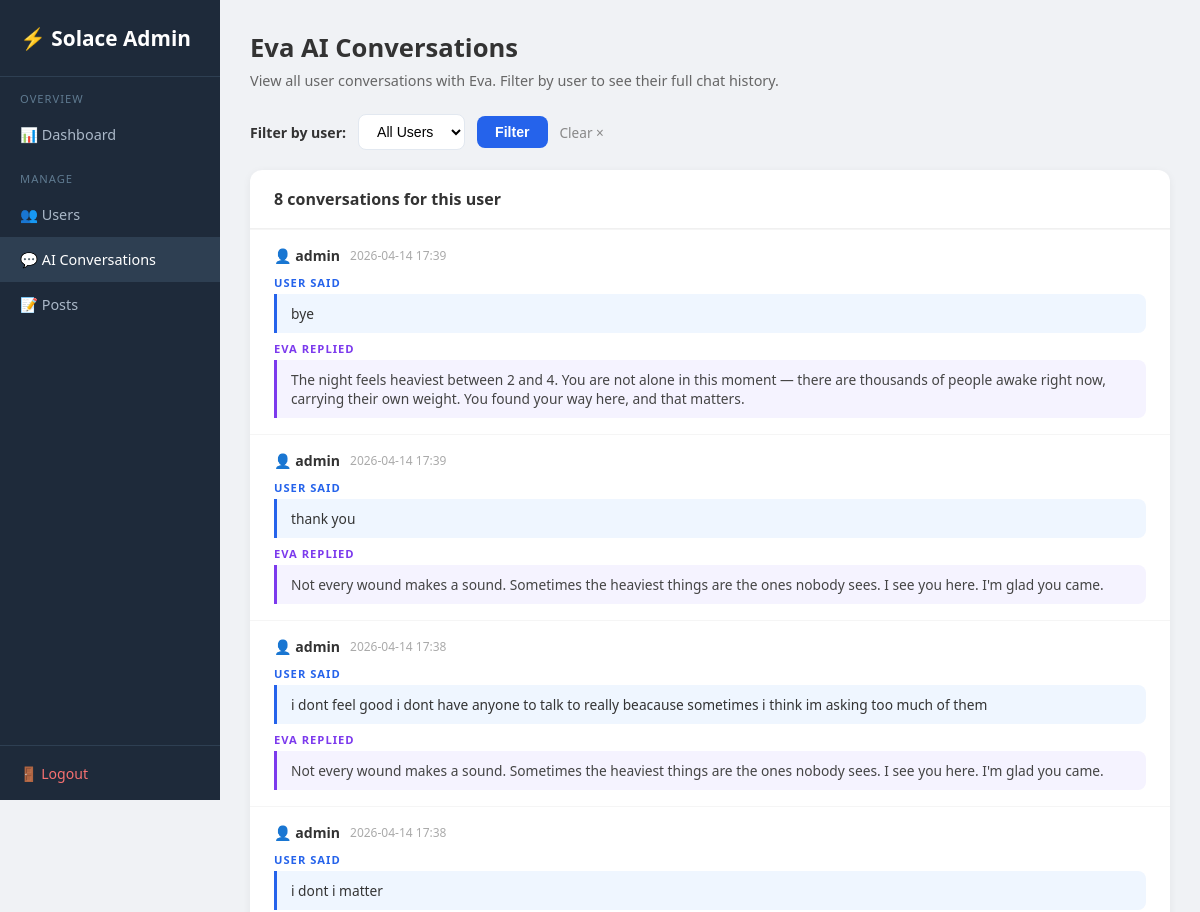
Page /admin/chats?user_id=1 (signed in, upper part) on the earlier database version.
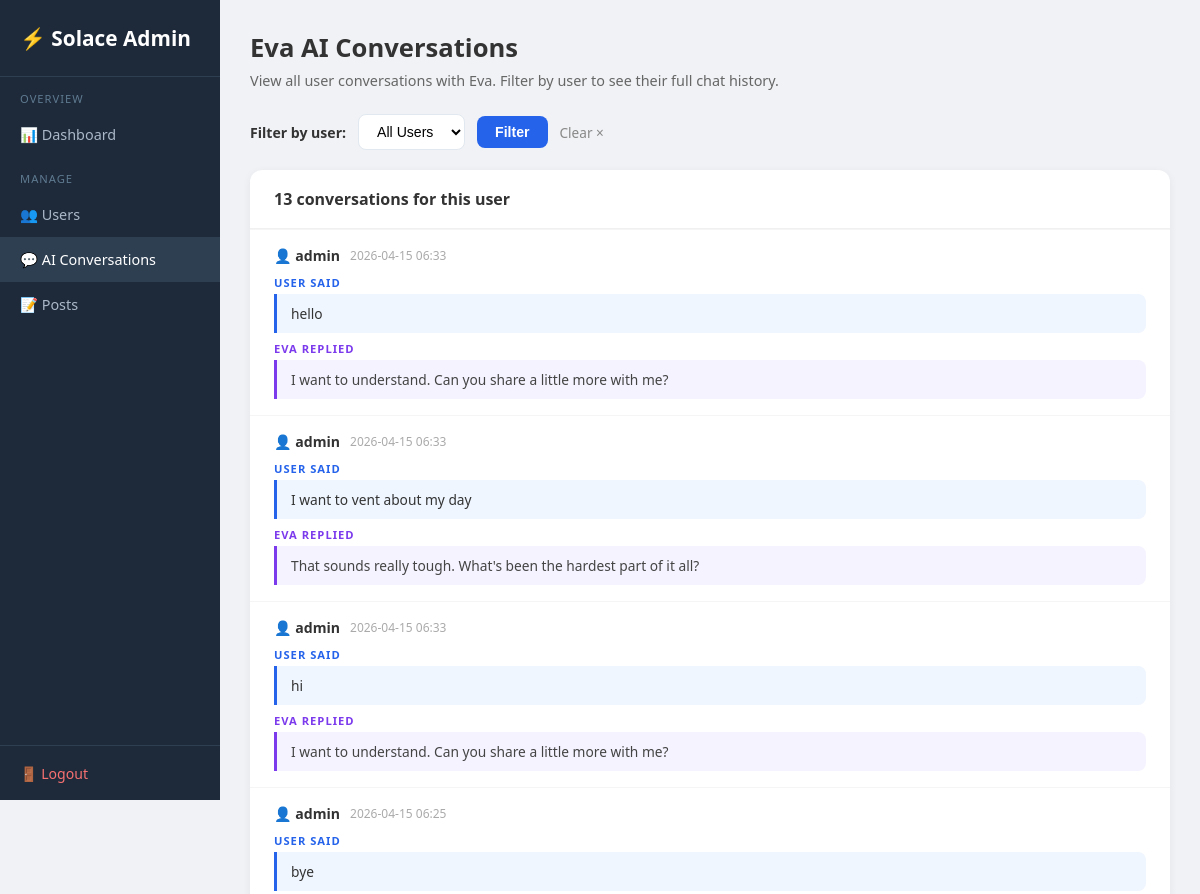
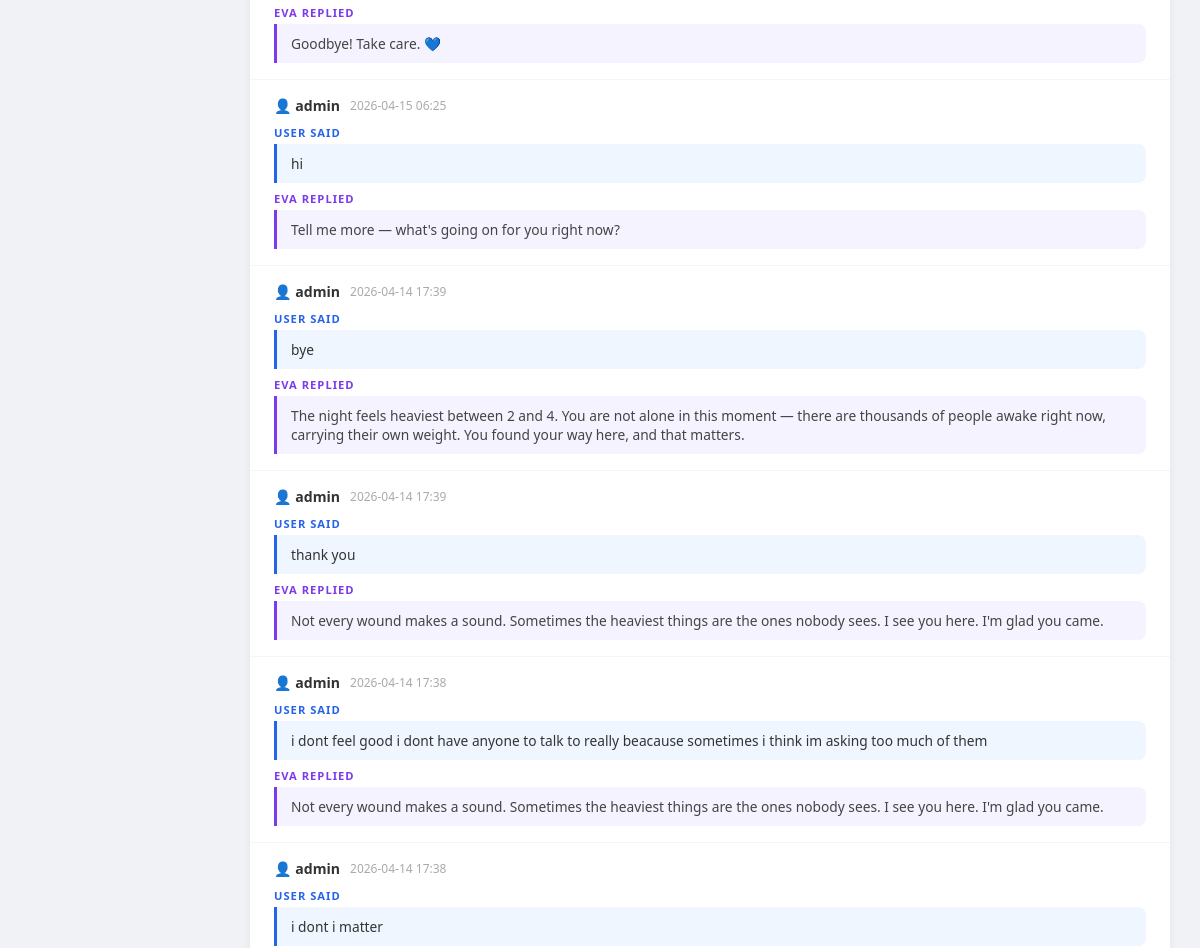
Same page on the later database version (2 pictures, top to bottom).
### tables this page shows
CREATE TABLE chat_history (
                id           INTEGER PRIMARY KEY AUTOINCREMENT,
                session_id   TEXT,
                user_id      INTEGER REFERENCES users(id),
                user_message TEXT,
                ai_response  TEXT,
                timestamp    DATETIME DEFAULT CURRENT_TIMESTAMP
            );

CREATE TABLE users (
                id         INTEGER PRIMARY KEY AUTOINCREMENT,
                username   TEXT UNIQUE NOT NULL,
                email      TEXT NOT NULL,
                password   TEXT NOT NULL,
                is_admin   INTEGER DEFAULT 0,
                created_at DATETIME DEFAULT CURRENT_TIMESTAMP
            , gender TEXT DEFAULT '', age INTEGER DEFAULT 0, age_group TEXT DEFAULT '', dob TEXT DEFAULT '');

### app.py (the view, shortened to what this page needs)
@app.route("/admin/chats")
@admin_required
def admin_chats() -> Any:
    uid_filter = request.args.get("user_id", "")
    with get_db() as conn:
        users = conn.execute(
            "SELECT id, username FROM users WHERE is_admin=0 ORDER BY username"
        ).fetchall()
        if uid_filter:
            chats = conn.execute("""
                SELECT ch.id, u.username, ch.user_message, ch.ai_response,
                       ch.session_id, ch.timestamp
                FROM chat_history ch JOIN users u ON ch.user_id=u.id
                WHERE ch.user_id=?
                ORDER BY ch.timestamp DESC
            """, (uid_filter,)).fetchall()
    return render_template(
        "admin/chats.html",
        chats=chats, users=users,
        selected_user=uid_filter,
    )

### app.py (called while the page is built)
def get_db() -> sqlite3.Connection:
    db_path = os.path.join(os.path.dirname(os.path.abspath(__file__)), "database.db")
    conn = sqlite3.connect(db_path)
    conn.row_factory = sqlite3.Row
    return conn

def admin_required(f: Any) -> Any:
    @wraps(f)
    def dec(*args: Any, **kwargs: Any) -> Any:
        if "user_id" not in session or not session.get("is_admin"):
            flash("Admin access required.")
            return redirect(url_for("login_page"))
        return f(*args, **kwargs)
    return dec

### templates/admin/Chats.html (shortened to what this page needs)
<!DOCTYPE html>
<html lang="en">
<head>
</head>
<body>
<div class="sidebar">
  <div class="logo">⚡ Solace Admin</div>
  <nav>
    <div class="sl">Overview</div>
    <a href="/admin">📊 Dashboard</a>
    <div class="sl">Manage</div>
    <a href="/admin/users">👥 Users</a>
    <a href="/admin/chats" class="active">💬 AI Conversations</a>
    <a href="/admin/posts">📝 Posts</a>
  </nav>
  <div class="bot"><a href="/logout">🚪 Logout</a></div>
</div>
<div class="main">
  <div class="page-title">Eva AI Conversations</div>
  <div class="page-sub">View all user conversations with Eva. Filter by user to see their full chat history.</div>
  <form method="GET" action="/admin/chats" class="filter-bar">
    <label style="font-weight:600;font-size:0.88rem">Filter by user:</label>
    <select name="user_id">
      <option value="">All Users</option>
    </select>
    <button type="submit">Filter</button>
    {% if selected_user %}<a href="/admin/chats" style="color:#888;font-size:0.85rem;text-decoration:none">Clear ×</a>{% endif %}
  </form>
  <div class="card">
    <div class="card-header">{{ chats|length }} conversation{% if chats|length != 1 %}s{% endif %}
      {% if selected_user %} for this user{% endif %}
    </div>
    {% if chats %}
      {% for c in chats %}
      <div class="chat-row">
        <div class="chat-meta">
          <span class="chat-user">👤 {{ c.username }}</span>
          <span class="chat-time">{{ (c.timestamp or '')[:16] }}</span>
        </div>
        <div class="msg-label u">User said</div>
        <div class="msg-user">{{ c.user_message }}</div>
        <div class="msg-label e">Eva replied</div>
        <div class="msg-eva">{{ c.ai_response }}</div>
      </div>
      {% endfor %}
    {% else %}
      <div class="empty">No conversations found.</div>
    {% endif %}
  </div>
</div>
</body>
</html>

### templates/admin/Chats.html (style rules this page uses)
* { box-sizing:border-box;margin:0;padding:0; }
body { font-family:'Segoe UI',sans-serif;background:#f0f2f5;color:#333; }
.sidebar { width:220px;position:fixed;top:0;left:0;height:100vh;background:#1e2a3a;display:flex;flex-direction:column; }
.sidebar .logo { padding:24px 20px;font-size:1.3rem;font-weight:700;color:#fff;border-bottom:1px solid #2e3f52; }
.sidebar nav a { display:block;padding:13px 20px;color:#aab8c8;text-decoration:none;font-size:0.9rem; }
.sidebar nav a:hover,.sidebar nav a.active { background:#2e3f52;color:#fff; }
.sidebar nav .sl { padding:14px 20px 6px;font-size:0.7rem;text-transform:uppercase;letter-spacing:1px;color:#5f7a90; }
.sidebar .bot { margin-top:auto;padding:16px 20px;border-top:1px solid #2e3f52; }
.sidebar .bot a { color:#f87171;text-decoration:none;font-size:0.88rem; }
.main { margin-left:220px;padding:30px; }
.page-title { font-size:1.6rem;font-weight:700;margin-bottom:6px; }
.page-sub { color:#666;font-size:0.9rem;margin-bottom:24px; }
.filter-bar { display:flex;align-items:center;gap:12px;margin-bottom:20px; }
.filter-bar select { padding:8px 14px;border:1.5px solid #e2e8f0;border-radius:8px;font-size:0.88rem;background:white; }
.filter-bar button { padding:8px 18px;background:#2563eb;color:white;border:none;border-radius:8px;font-weight:600;cursor:pointer;font-size:0.88rem; }
.card { background:#fff;border-radius:12px;box-shadow:0 2px 8px rgba(0,0,0,.06);overflow:hidden; }
.card-header { padding:18px 24px;font-weight:600;border-bottom:1px solid #f0f0f0; }
.chat-row { padding:16px 24px;border-top:1px solid #f5f5f5; }
.chat-meta { display:flex;align-items:center;gap:10px;margin-bottom:10px; }
.chat-user { font-weight:700;font-size:0.88rem; }
.chat-time { font-size:0.75rem;color:#aaa; }
.msg-user { background:#EFF6FF;border-left:3px solid #2563eb;padding:10px 14px;border-radius:0 8px 8px 0;font-size:0.86rem;margin-bottom:8px; }
.msg-eva { background:#F5F3FF;border-left:3px solid #7c3aed;padding:10px 14px;border-radius:0 8px 8px 0;font-size:0.86rem;color:#444; }
.msg-label { font-size:0.7rem;font-weight:700;text-transform:uppercase;letter-spacing:1px;margin-bottom:4px; }
.msg-label.u { color:#2563eb; }
.msg-label.e { color:#7c3aed; }

Differences in the rows shown:
added chat_history: username "admin", timestamp "2026-04-15 06:33", user_message "hello", ai_response "I want to understand. Can you share a little more with me?"
added chat_history: username "admin", timestamp "2026-04-15 06:33", user_message "I want to vent about my day", ai_response "That sounds really tough. What's been the hardest part of it all?"
added chat_history: username "admin", timestamp "2026-04-15 06:33", user_message "hi", ai_response "I want to understand. Can you share a little more with me?"
added chat_history: username "admin", timestamp "2026-04-15 06:25", user_message "bye", ai_response "Goodbye! Take care. 💙"
added chat_history: username "admin", timestamp "2026-04-15 06:25", user_message "hi", ai_response "Tell me more — what's going on for you right now?"
Other differences:
{{ chats|length }}: "8" → "13"
